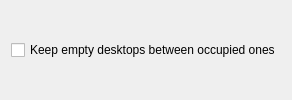
<?xml version="1.0" encoding="UTF-8"?>
<ui version="4.0">
 <class>KWin::DynamicWorkspacesConfigForm</class>
 <widget class="QWidget" name="KWin::DynamicWorkspacesConfigForm">
  <property name="geometry">
   <rect>
    <x>0</x>
    <y>0</y>
    <width>200</width>
    <height>100</height>
   </rect>
  </property>
  <property name="windowTitle">
   <string>Dynamic Workspaces</string>
  </property>
  <layout class="QVBoxLayout" name="verticalLayout">
    <item>
      <widget class="QCheckBox" name="kcfg_keepEmptyMiddleDesktops">
        <property name="text">
          <string>Keep empty desktops between occupied ones</string>
        </property>
      </widget>
    </item>
  </layout>
 </widget>
 <resources/>
 </ui>
